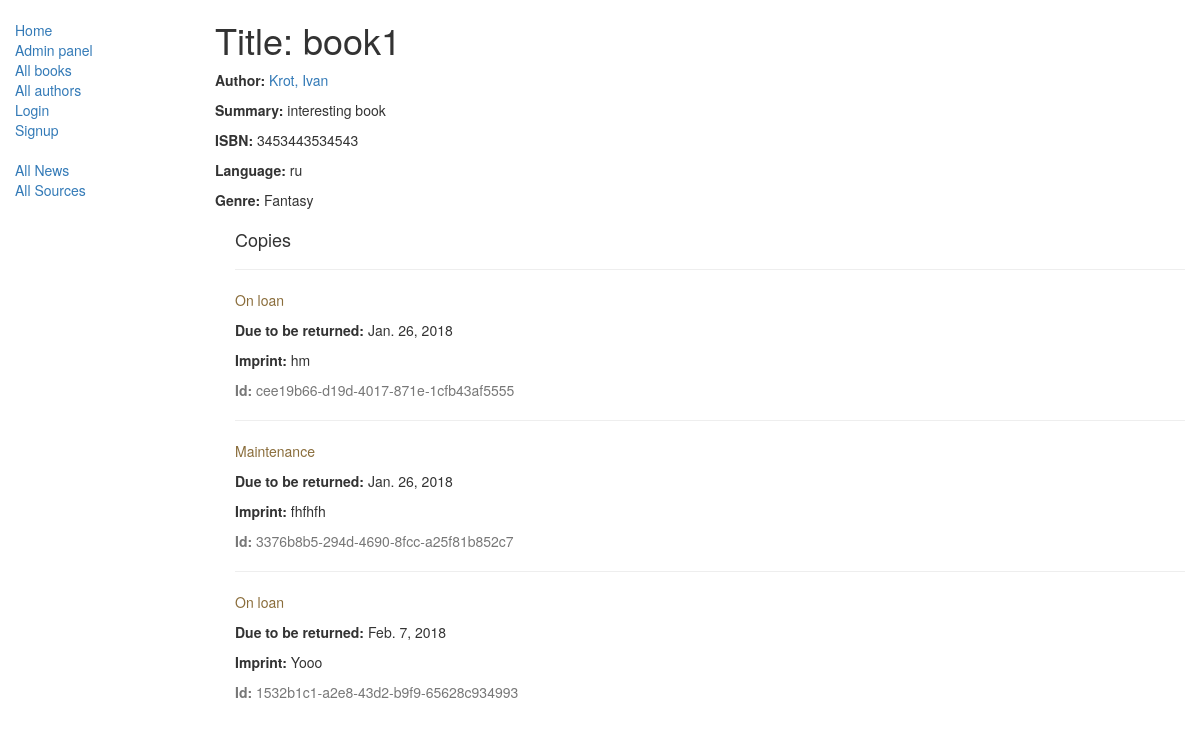
/catalog/book/1, run on the app's committed database.
### catalog/models.py (models this page shows, shortened)
class Book(models.Model):#    Model representing a book (but not a specific copy of a book).
    title = models.CharField(max_length=200)
    author = models.ForeignKey('Author', on_delete=models.SET_NULL, null=True)
    summary = models.TextField(max_length=1000, help_text="Enter a brief description of the book")
    isbn = models.CharField('ISBN',max_length=13, help_text='13 Character <a href="https://www.isbn-international.org/content/what-isbn">ISBN number</a>')
    genre = models.ManyToManyField(Genre, help_text="Select a genre for this book")
    language = models.ForeignKey('Language', on_delete=models.SET_NULL, null=True)
    def display_genre(self):#Creates a string for the Genre. This is required to display genre in Admin.
        return ', '.join([ genre.name for genre in self.genre.all()[:3] ])
    display_genre.short_description = 'Genre'

class Author(models.Model):#Model representing an author.
    first_name = models.CharField(max_length=100)
    last_name = models.CharField(max_length=100)
    date_of_birth = models.DateField(null=True, blank=True)
    date_of_death = models.DateField('Died', null=True, blank=True)
    def __str__(self):
        return '%s, %s' % (self.last_name, self.first_name)

class Language(models.Model):#Model representing a Language (e.g. English, French, Japanese, etc.)
    name = models.CharField(max_length=200, help_text="Enter a the book's natural language (e.g. English, French, Japanese etc.)")
    def __str__(self):#String for representing the Model object (in Admin site etc.)
        return self.name

class Genre(models.Model):
    name = models.CharField(max_length=200, help_text="Enter a book genre (e.g. Science Fiction, French Poetry etc.)")
    def __str__(self):
        return self.name

class BookInstance(models.Model): #    Model representing a specific copy of a book (i.e. that can be borrowed from the library).
    id = models.UUIDField(primary_key=True, default=uuid.uuid4, help_text="Unique ID for this particular book across whole library")
    book = models.ForeignKey('Book', on_delete=models.SET_NULL, null=True)
    imprint = models.CharField(max_length=200)
    due_back = models.DateField(null=True, blank=True)
    LOAN_STATUS = (
        ('m', 'Maintenance'),
        ('o', 'On loan'),
        ('a', 'Available'),
        ('r', 'Reserved'),
    )
    status = models.CharField(max_length=1, choices=LOAN_STATUS, blank=True, default='d', help_text='Book availability')
    borrower = models.ForeignKey(User, on_delete=models.SET_NULL, null=True, blank=True)
    class Meta:
        ordering = ["due_back"]
        permissions = (("can_mark_returned", "Set book as returned"),)

### catalog/views.py (the view)
# urls.py: path('book/<int:pk>', views.BookDetailView.as_view(), name='book-detail'),
class BookDetailView(generic.DetailView):
    model = Book #/locallibrary/catalog/templates/catalog/book_detail.html

### catalog/templates/catalog/book_detail.html
{% extends "base_generic.html" %}
{% block content %}
<h1>Title: {{ book.title }}</h1>
<p><strong>Author:</strong> <a href="">{{ book.author }}</a></p>
<p><strong>Summary:</strong> {{ book.summary }}</p>
<p><strong>ISBN:</strong> {{ book.isbn }}</p>
<p><strong>Language:</strong> {{ book.language }}</p>
<p><strong>Genre:</strong> {% for genre in book.genre.all %}{{genre}}{% if not forloop.last %}, {% endif %}{% endfor %}</p>
<div style="margin-left:20px;margin-top:20px">
<h4>Copies</h4>
{% for copy in book.bookinstance_set.all %}
<hr>
<p class="{% if copy.status == 'a' %}text-success{% elif copy.status == 'd' %}text-danger{% else %}text-warning{% endif %}">{{ copy.get_status_display }}</p>
{% if copy.status != 'a' %}<p><strong>Due to be returned:</strong> {{copy.due_back}}</p>{% endif %}
<p><strong>Imprint:</strong> {{copy.imprint}}</p>
<p class="text-muted"><strong>Id:</strong> {{copy.id}}</p>
{% endfor %}
</div>
{% endblock %}

### data on the page
Book: title "book1", author "Krot, Ivan", summary "interesting book", isbn "3453443534543", language "ru"
Genre: name "Fantasy"
BookInstance: status "On loan", due_back "Jan. 26, 2018", imprint "hm", id "cee19b66-d19d-4017-871e-1cfb43af5555"
BookInstance: status "Maintenance", due_back "Jan. 26, 2018", imprint "fhfhfh", id "3376b8b5-294d-4690-8fcc-a25f81b852c7"
BookInstance: status "On loan", due_back "Feb. 7, 2018", imprint "Yooo", id "1532b1c1-a2e8-43d2-b9f9-65628c934993"
